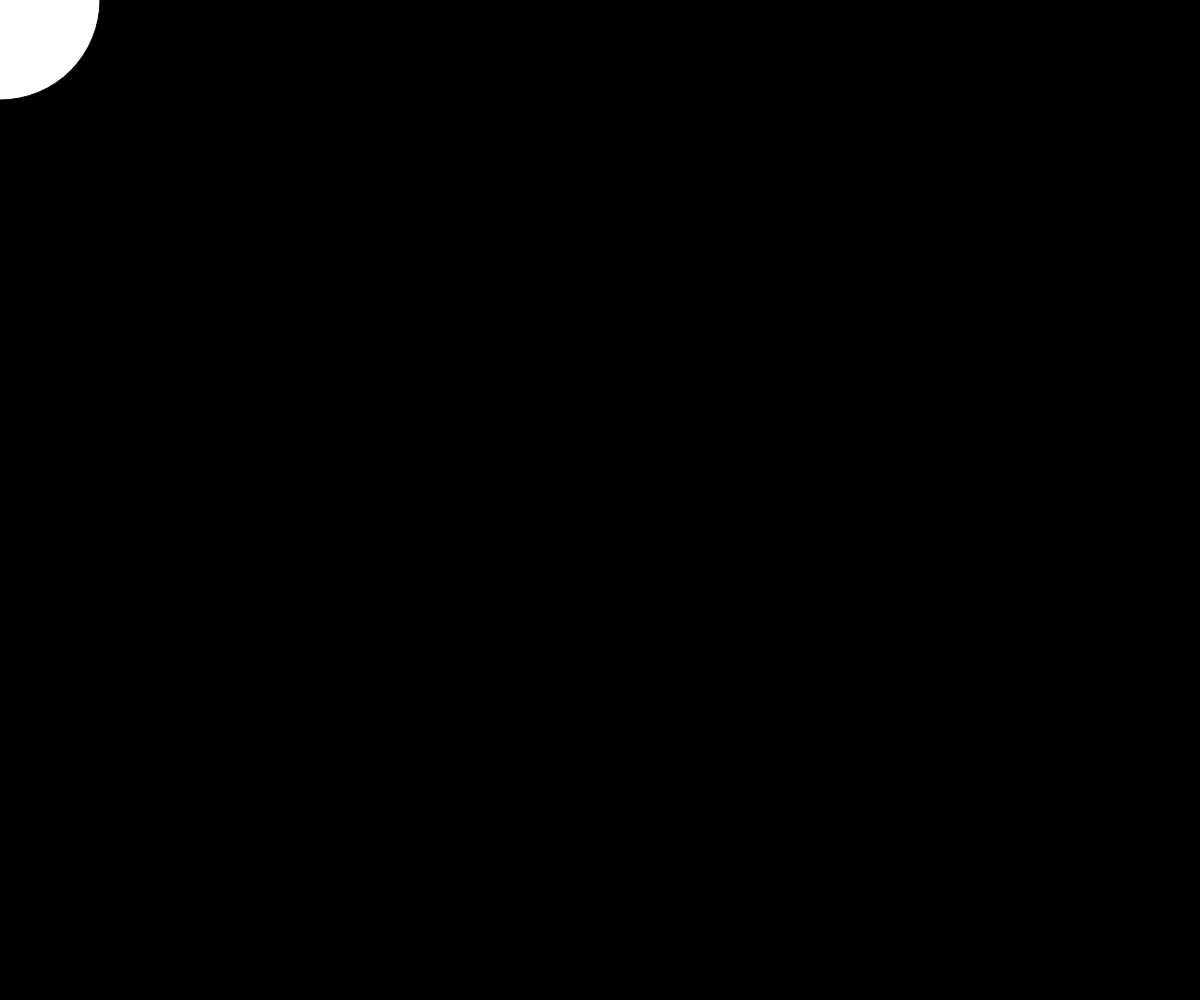
Frame 1 (no input)
Frame 60 (no input): identical to frame 1, image omitted
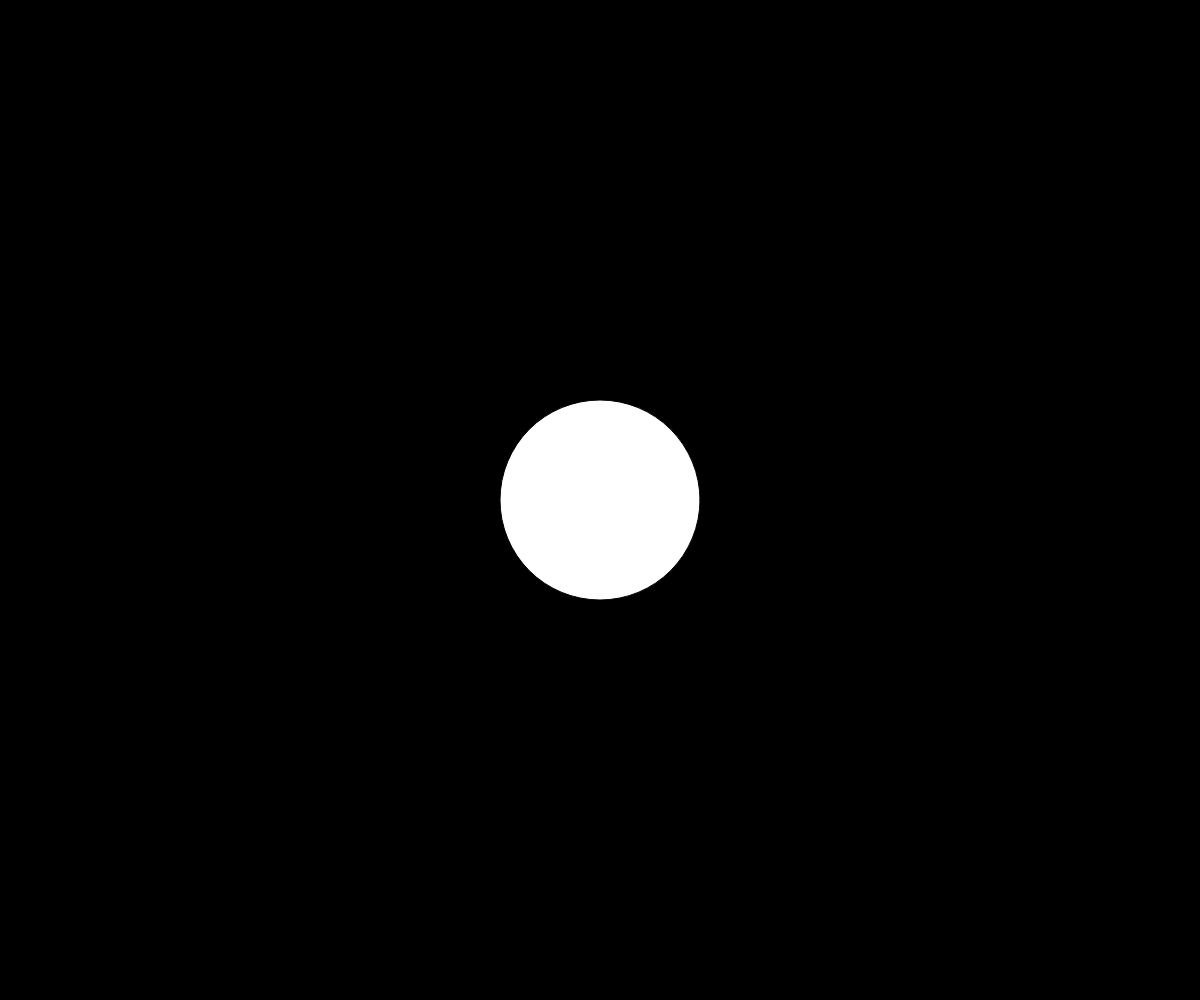
Frame 120 (the mouse pressed at the canvas centre since frame 60)

The p5.js sketch that drew these frames (run headless with seeded random() and noise() and a simulated clock; from frame 60 on, the mouse is pressed at the canvas centre):

// p5.js sketch
// ── sketch.js
function setup() {
  createCanvas(windowWidth, windowHeight)
}

function draw() {
  background(0)
  circle(mouseX, mouseY, 200)
}
